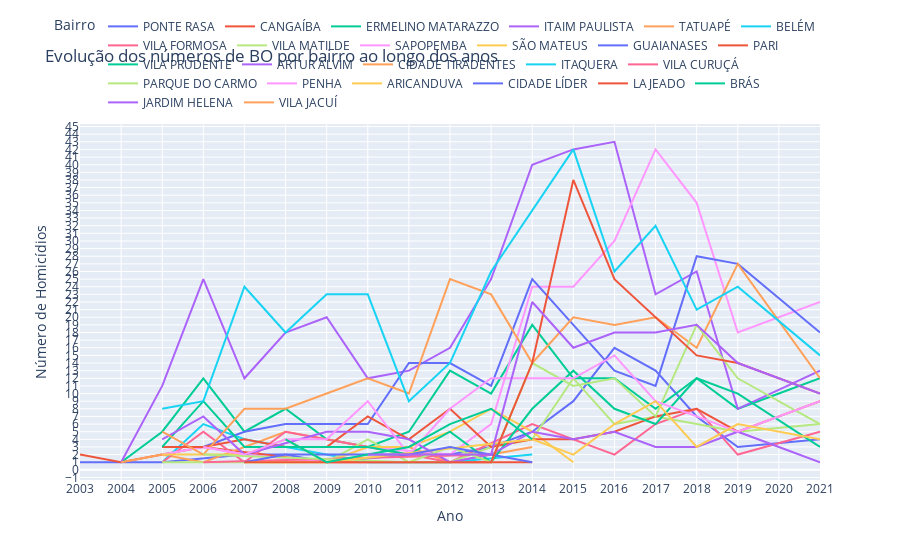

Here is the notebook cell this chart was saved with:
### Code cell
linha_interativo(leste)

### Figure 1 — Plotly figure (JSON) as saved in the notebook; plotly's stock layout.template omitted (floating-point values rounded to 4 significant figures)
{"data": [{"hovertemplate": "BAIRRO=PONTE RASA<br>ANO=%{x}<br>NUM_BO=%{y}<extra></extra>", "legendgroup": "PONTE RASA", "line": {"color": "#636efa", "dash": "solid"}, "marker": {"symbol": "circle"}, "mode": "lines", "name": "PONTE RASA", "orientation": "v", "showlegend": true, "type": "scatter", "x": [2003, 2005, 2007, 2008, 2009, 2011, 2012, 2013, 2014, 2015, 2016, 2017, 2018, 2019, 2021], "xaxis": "x", "y": [1, 1, 2, 2, 1, 2, 2, 3, 5, 9, 16, 13, 7, 3, 4], "yaxis": "y"}, {"hovertemplate": "BAIRRO=CANGAÍBA<br>ANO=%{x}<br>NUM_BO=%{y}<extra></extra>", "legendgroup": "CANGAÍBA", "line": {"color": "#EF553B", "dash": "solid"}, "marker": {"symbol": "circle"}, "mode": "lines", "name": "CANGAÍBA", "orientation": "v", "showlegend": true, "type": "scatter", "x": [2003, 2004, 2005, 2006, 2009, 2011, 2012, 2013, 2014], "xaxis": "x", "y": [2, 1, 2, 3, 1, 1, 1, 1, 1], "yaxis": "y"}, {"hovertemplate": "BAIRRO=ERMELINO MATARAZZO<br>ANO=%{x}<br>NUM_BO=%{y}<extra></extra>", "legendgroup": "ERMELINO MATARAZZO", "line": {"color": "#00cc96", "dash": "solid"}, "marker": {"symbol": "circle"}, "mode": "lines", "name": "ERMELINO MATARAZZO", "orientation": "v", "showlegend": true, "type": "scatter", "x": [2004, 2005, 2006, 2007, 2008, 2009, 2010, 2011, 2012, 2013, 2014, 2015, 2016, 2017, 2018, 2019, 2021], "xaxis": "x", "y": [1, 5, 12, 5, 8, 4, 3, 5, 13, 10, 19, 12, 12, 8, 12, 8, 12], "yaxis": "y"}, {"hovertemplate": "BAIRRO=ITAIM PAULISTA<br>ANO=%{x}<br>NUM_BO=%{y}<extra></extra>", "legendgroup": "ITAIM PAULISTA", "line": {"color": "#ab63fa", "dash": "solid"}, "marker": {"symbol": "circle"}, "mode": "lines", "name": "ITAIM PAULISTA", "orientation": "v", "showlegend": true, "type": "scatter", "x": [2004, 2005, 2006, 2007, 2008, 2009, 2010, 2011, 2012, 2013, 2014, 2015, 2016, 2017, 2018, 2019, 2021], "xaxis": "x", "y": [1, 11, 25, 12, 18, 20, 12, 13, 16, 25, 40, 42, 43, 23, 26, 8, 13], "yaxis": "y"}, {"hovertemplate": "BAIRRO=TATUAPÉ<br>ANO=%{x}<br>NUM_BO=%{y}<extra></extra>", "legendgroup": "TATUAPÉ", "line": {"color": "#FFA15A", "dash": "solid"}, "marker": {"symbol": "circle"}, "mode": "lines", "name": "TATUAPÉ", "orientation": "v", "showlegend": true, "type": "scatter", "x": [2004, 2005, 2006, 2007, 2008, 2009, 2010, 2011, 2012, 2013, 2014], "xaxis": "x", "y": [1, 2, 1, 3, 5, 4, 3, 3, 1, 2, 3], "yaxis": "y"}, {"hovertemplate": "BAIRRO=BELÉM<br>ANO=%{x}<br>NUM_BO=%{y}<extra></extra>", "legendgroup": "BELÉM", "line": {"color": "#19d3f3", "dash": "solid"}, "marker": {"symbol": "circle"}, "mode": "lines", "name": "BELÉM", "orientation": "v", "showlegend": true, "type": "scatter", "x": [2005, 2006, 2007, 2008, 2009, 2010, 2011, 2012, 2014], "xaxis": "x", "y": [1, 6, 4, 3, 2, 1, 1, 1, 2], "yaxis": "y"}, {"hovertemplate": "BAIRRO=VILA FORMOSA<br>ANO=%{x}<br>NUM_BO=%{y}<extra></extra>", "legendgroup": "VILA FORMOSA", "line": {"color": "#FF6692", "dash": "solid"}, "marker": {"symbol": "circle"}, "mode": "lines", "name": "VILA FORMOSA", "orientation": "v", "showlegend": true, "type": "scatter", "x": [2005, 2006, 2007, 2008, 2011, 2012, 2014, 2015, 2016, 2017, 2018, 2019, 2021], "xaxis": "x", "y": [1, 5, 1, 5, 2, 1, 6, 4, 2, 6, 8, 2, 5], "yaxis": "y"}, {"hovertemplate": "BAIRRO=VILA MATILDE<br>ANO=%{x}<br>NUM_BO=%{y}<extra></extra>", "legendgroup": "VILA MATILDE", "line": {"color": "#B6E880", "dash": "solid"}, "marker": {"symbol": "circle"}, "mode": "lines", "name": "VILA MATILDE", "orientation": "v", "showlegend": true, "type": "scatter", "x": [2005, 2006, 2007, 2009, 2010, 2011, 2012, 2013, 2014, 2015, 2016, 2017, 2018, 2019, 2021], "xaxis": "x", "y": [1, 1, 1, 1, 4, 1, 1, 3, 4, 12, 6, 7, 6, 5, 6], "yaxis": "y"}, {"hovertemplate": "BAIRRO=SAPOPEMBA<br>ANO=%{x}<br>NUM_BO=%{y}<extra></extra>", "legendgroup": "SAPOPEMBA", "line": {"color": "#FF97FF", "dash": "solid"}, "marker": {"symbol": "circle"}, "mode": "lines", "name": "SAPOPEMBA", "orientation": "v", "showlegend": true, "type": "scatter", "x": [2005, 2006, 2007, 2009, 2010, 2012, 2013, 2014, 2015, 2016, 2017, 2018, 2019, 2021], "xaxis": "x", "y": [2, 3, 2, 1, 3, 2, 6, 24, 24, 30, 42, 35, 18, 22], "yaxis": "y"}, {"hovertemplate": "BAIRRO=SÃO MATEUS<br>ANO=%{x}<br>NUM_BO=%{y}<extra></extra>", "legendgroup": "SÃO MATEUS", "line": {"color": "#FECB52", "dash": "solid"}, "marker": {"symbol": "circle"}, "mode": "lines", "name": "SÃO MATEUS", "orientation": "v", "showlegend": true, "type": "scatter", "x": [2005, 2006, 2007, 2008, 2009, 2010, 2011, 2012, 2013, 2014, 2015], "xaxis": "x", "y": [2, 2, 2, 4, 1, 3, 3, 5, 8, 5, 1], "yaxis": "y"}, {"hovertemplate": "BAIRRO=GUAIANASES<br>ANO=%{x}<br>NUM_BO=%{y}<extra></extra>", "legendgroup": "GUAIANASES", "line": {"color": "#636efa", "dash": "solid"}, "marker": {"symbol": "circle"}, "mode": "lines", "name": "GUAIANASES", "orientation": "v", "showlegend": true, "type": "scatter", "x": [2005, 2006, 2007, 2008, 2009, 2010, 2011, 2012, 2013, 2014, 2015, 2016, 2017, 2018, 2019, 2021], "xaxis": "x", "y": [3, 3, 5, 6, 6, 6, 14, 14, 11, 25, 19, 13, 11, 28, 27, 18], "yaxis": "y"}, {"hovertemplate": "BAIRRO=PARI<br>ANO=%{x}<br>NUM_BO=%{y}<extra></extra>", "legendgroup": "PARI", "line": {"color": "#EF553B", "dash": "solid"}, "marker": {"symbol": "circle"}, "mode": "lines", "name": "PARI", "orientation": "v", "showlegend": true, "type": "scatter", "x": [2005, 2006, 2007, 2008, 2009, 2010, 2011, 2012, 2013, 2014, 2015, 2016, 2017, 2018, 2019, 2021], "xaxis": "x", "y": [3, 3, 4, 3, 3, 7, 4, 8, 3, 4, 4, 5, 7, 8, 5, 9], "yaxis": "y"}, {"hovertemplate": "BAIRRO=VILA PRUDENTE<br>ANO=%{x}<br>NUM_BO=%{y}<extra></extra>", "legendgroup": "VILA PRUDENTE", "line": {"color": "#00cc96", "dash": "solid"}, "marker": {"symbol": "circle"}, "mode": "lines", "name": "VILA PRUDENTE", "orientation": "v", "showlegend": true, "type": "scatter", "x": [2005, 2006, 2007, 2008, 2010, 2011, 2012, 2013, 2014, 2015, 2016, 2017, 2018, 2019, 2021], "xaxis": "x", "y": [3, 9, 3, 3, 3, 2, 5, 1, 8, 13, 8, 6, 12, 10, 3], "yaxis": "y"}, {"hovertemplate": "BAIRRO=ARTUR ALVIM<br>ANO=%{x}<br>NUM_BO=%{y}<extra></extra>", "legendgroup": "ARTUR ALVIM", "line": {"color": "#ab63fa", "dash": "solid"}, "marker": {"symbol": "circle"}, "mode": "lines", "name": "ARTUR ALVIM", "orientation": "v", "showlegend": true, "type": "scatter", "x": [2005, 2006, 2007, 2009, 2010, 2011, 2012, 2013, 2014, 2015, 2016, 2017, 2018, 2019, 2021], "xaxis": "x", "y": [4, 7, 2, 5, 5, 4, 1, 2, 5, 4, 5, 3, 3, 5, 1], "yaxis": "y"}, {"hovertemplate": "BAIRRO=CIDADE TIRADENTES<br>ANO=%{x}<br>NUM_BO=%{y}<extra></extra>", "legendgroup": "CIDADE TIRADENTES", "line": {"color": "#FFA15A", "dash": "solid"}, "marker": {"symbol": "circle"}, "mode": "lines", "name": "CIDADE TIRADENTES", "orientation": "v", "showlegend": true, "type": "scatter", "x": [2005, 2006, 2007, 2008, 2009, 2010, 2011, 2012, 2013, 2014, 2015, 2016, 2017, 2018, 2019, 2021], "xaxis": "x", "y": [5, 2, 8, 8, 10, 12, 10, 25, 23, 14, 20, 19, 20, 16, 27, 12], "yaxis": "y"}, {"hovertemplate": "BAIRRO=ITAQUERA<br>ANO=%{x}<br>NUM_BO=%{y}<extra></extra>", "legendgroup": "ITAQUERA", "line": {"color": "#19d3f3", "dash": "solid"}, "marker": {"symbol": "circle"}, "mode": "lines", "name": "ITAQUERA", "orientation": "v", "showlegend": true, "type": "scatter", "x": [2005, 2006, 2007, 2008, 2009, 2010, 2011, 2012, 2013, 2014, 2015, 2016, 2017, 2018, 2019, 2021], "xaxis": "x", "y": [8, 9, 24, 18, 23, 23, 9, 14, 26, 34, 42, 26, 32, 21, 24, 15], "yaxis": "y"}, {"hovertemplate": "BAIRRO=VILA CURUÇÁ<br>ANO=%{x}<br>NUM_BO=%{y}<extra></extra>", "legendgroup": "VILA CURUÇÁ", "line": {"color": "#FF6692", "dash": "solid"}, "marker": {"symbol": "circle"}, "mode": "lines", "name": "VILA CURUÇÁ", "orientation": "v", "showlegend": true, "type": "scatter", "x": [2006, 2013], "xaxis": "x", "y": [1, 2], "yaxis": "y"}, {"hovertemplate": "BAIRRO=PARQUE DO CARMO<br>ANO=%{x}<br>NUM_BO=%{y}<extra></extra>", "legendgroup": "PARQUE DO CARMO", "line": {"color": "#B6E880", "dash": "solid"}, "marker": {"symbol": "circle"}, "mode": "lines", "name": "PARQUE DO CARMO", "orientation": "v", "showlegend": true, "type": "scatter", "x": [2006, 2011, 2012, 2013, 2014, 2015, 2016, 2017, 2018, 2019, 2021], "xaxis": "x", "y": [2, 1, 3, 1, 14, 11, 12, 7, 19, 12, 6], "yaxis": "y"}, {"hovertemplate": "BAIRRO=PENHA<br>ANO=%{x}<br>NUM_BO=%{y}<extra></extra>", "legendgroup": "PENHA", "line": {"color": "#FF97FF", "dash": "solid"}, "marker": {"symbol": "circle"}, "mode": "lines", "name": "PENHA", "orientation": "v", "showlegend": true, "type": "scatter", "x": [2006, 2007, 2008, 2009, 2010, 2011, 2012, 2013, 2014, 2015, 2016, 2017, 2018, 2019, 2021], "xaxis": "x", "y": [3, 2, 4, 4, 9, 2, 8, 12, 12, 12, 15, 9, 7, 5, 9], "yaxis": "y"}, {"hovertemplate": "BAIRRO=ARICANDUVA<br>ANO=%{x}<br>NUM_BO=%{y}<extra></extra>", "legendgroup": "ARICANDUVA", "line": {"color": "#FECB52", "dash": "solid"}, "marker": {"symbol": "circle"}, "mode": "lines", "name": "ARICANDUVA", "orientation": "v", "showlegend": true, "type": "scatter", "x": [2007, 2009, 2014, 2015, 2016, 2017, 2018, 2019, 2021], "xaxis": "x", "y": [1, 1, 4, 2, 6, 9, 3, 6, 4], "yaxis": "y"}, {"hovertemplate": "BAIRRO=CIDADE LÍDER<br>ANO=%{x}<br>NUM_BO=%{y}<extra></extra>", "legendgroup": "CIDADE LÍDER", "line": {"color": "#636efa", "dash": "solid"}, "marker": {"symbol": "circle"}, "mode": "lines", "name": "CIDADE LÍDER", "orientation": "v", "showlegend": true, "type": "scatter", "x": [2007, 2008, 2011, 2012, 2014], "xaxis": "x", "y": [1, 2, 2, 3, 1], "yaxis": "y"}, {"hovertemplate": "BAIRRO=LAJEADO<br>ANO=%{x}<br>NUM_BO=%{y}<extra></extra>", "legendgroup": "LAJEADO", "line": {"color": "#EF553B", "dash": "solid"}, "marker": {"symbol": "circle"}, "mode": "lines", "name": "LAJEADO", "orientation": "v", "showlegend": true, "type": "scatter", "x": [2007, 2013, 2014, 2015, 2016, 2017, 2018, 2019, 2021], "xaxis": "x", "y": [1, 1, 14, 38, 25, 20, 15, 14, 10], "yaxis": "y"}, {"hovertemplate": "BAIRRO=BRÁS<br>ANO=%{x}<br>NUM_BO=%{y}<extra></extra>", "legendgroup": "BRÁS", "line": {"color": "#00cc96", "dash": "solid"}, "marker": {"symbol": "circle"}, "mode": "lines", "name": "BRÁS", "orientation": "v", "showlegend": true, "type": "scatter", "x": [2008, 2009, 2010, 2011, 2012, 2013, 2014], "xaxis": "x", "y": [4, 1, 2, 3, 6, 8, 4], "yaxis": "y"}, {"hovertemplate": "BAIRRO=JARDIM HELENA<br>ANO=%{x}<br>NUM_BO=%{y}<extra></extra>", "legendgroup": "JARDIM HELENA", "line": {"color": "#ab63fa", "dash": "solid"}, "marker": {"symbol": "circle"}, "mode": "lines", "name": "JARDIM HELENA", "orientation": "v", "showlegend": true, "type": "scatter", "x": [2010, 2011, 2013, 2014, 2015, 2016, 2017, 2018, 2019, 2021], "xaxis": "x", "y": [2, 2, 2, 22, 16, 18, 18, 19, 14, 10], "yaxis": "y"}, {"hovertemplate": "BAIRRO=VILA JACUÍ<br>ANO=%{x}<br>NUM_BO=%{y}<extra></extra>", "legendgroup": "VILA JACUÍ", "line": {"color": "#FFA15A", "dash": "solid"}, "marker": {"symbol": "circle"}, "mode": "lines", "name": "VILA JACUÍ", "orientation": "v", "showlegend": true, "type": "scatter", "x": [2013], "xaxis": "x", "y": [2], "yaxis": "y"}], "layout": {"legend": {"orientation": "h", "title": {"text": "Bairro"}, "tracegroupgap": 0, "x": 1, "xanchor": "right", "y": 1.02, "yanchor": "bottom"}, "title": {"text": "Evolução dos números de BO por bairro ao longo dos anos"}, "xaxis": {"anchor": "y", "domain": [0, 1], "tickmode": "linear", "title": {"text": "Ano"}}, "yaxis": {"anchor": "x", "domain": [0, 1], "tickmode": "linear", "title": {"text": "Número de Homicídios"}}}}
